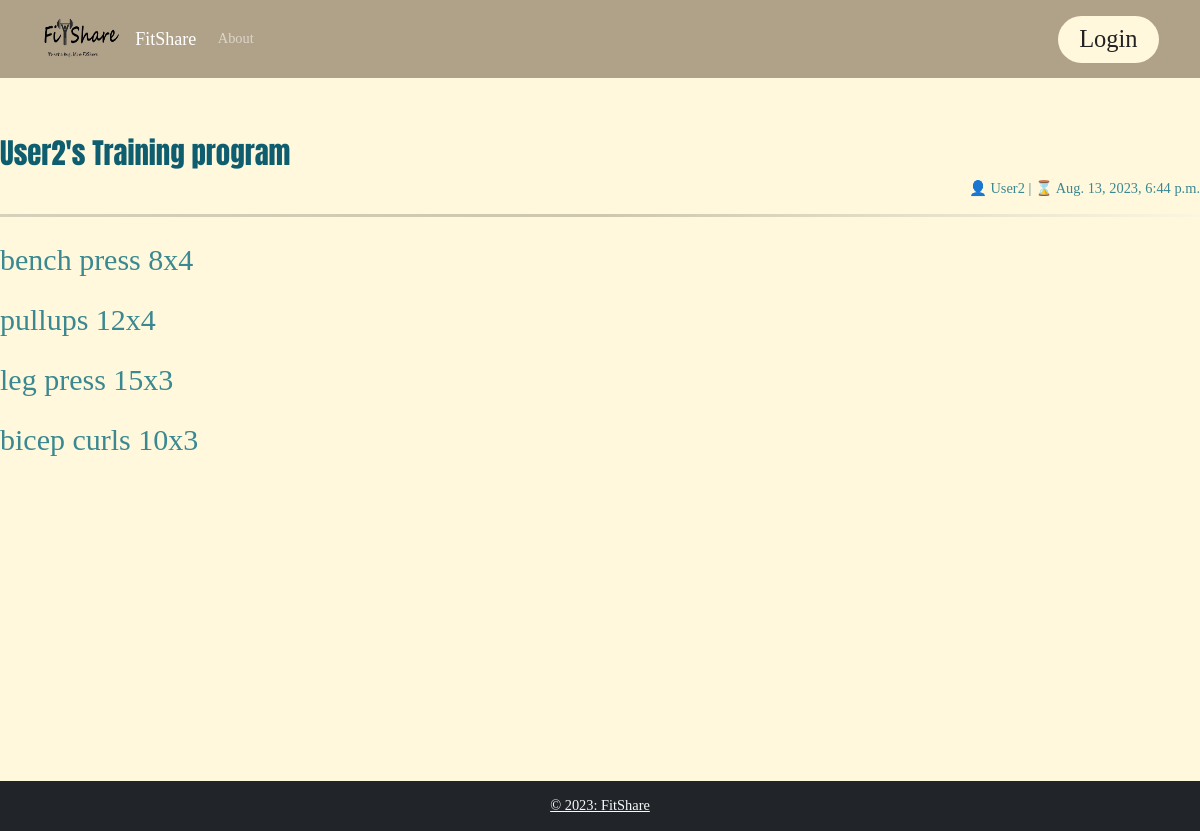
The page /show_program/10 on the database its author committed.
### fitShareApp/models.py (models this page shows, shortened)
class Training_Program(models.Model):
    user_id = models.ForeignKey(User, on_delete=models.CASCADE)
    excercises = models.ManyToManyField(Exercise)
    date = models.DateTimeField(default=timezone.now)
    def __str__(self):
        return f"{self.user_id.name}'s Training program"

class User(models.Model):
    user1 = models.OneToOneField(Custom_user, on_delete=models.CASCADE, null=True)
    name = models.CharField(max_length=100)
    password = models.CharField(max_length=70)
    gender = models.CharField(max_length=20)
    weight = models.CharField(max_length=100)
    height = models.CharField(max_length=100)
    email = models.EmailField(max_length=150, unique=True)

class Exercise(models.Model):
    name = models.CharField(max_length = 150, unique=False)
    sets = models.IntegerField()
    reps = models.IntegerField()
    def __str__(self):
        return f"{self.name} {self.reps}x{self.sets}"

### fitShareApp/views.py (the view)
# urls.py: path('show_program/<str:program_pk>', views.show_program, name="show_program"),
def show_program(request, program_pk):
    try:
        program = Training_Program.objects.get(pk=program_pk)
    except ObjectDoesNotExist:
        raise Http404()
    return render(request, 'show_training_program.html', {'program': program})

### fitShareApp/templates/show_training_program.html
{% extends "base.html" %}
{% load static %}
{% block content %}
<head>
    <link rel="stylesheet" type="text/css" href="{% static 'css/show_training_program.css' %}">
</head>
<main>
    <program>
        <header>
            <h2>{{program}}</h2>
            <div class="footer">
                <p class="nickname"> &#128100; {{program.user_id.name}} | &#8987; {{program.date}} </p>
            </div>
            <hr>
            <div class="exercises">
                {% for exercise in program.excercises.all %}
                    <p class="exercise">{{ exercise }}</p>
                {% endfor %}
            </div>
        </header>
    </program>
</main>
{% endblock %}

### fitShareApp/static/css/base.css (style rules this page uses)
html { font-size: 90%; box-sizing: border-box; }
body { background: #FFF8DC; font-family: "Zilla Slab", serif; }
main { min-height: 78.8vh; }
h2 { font-family: "Anton", sans-serif; color: #0e5e6f; }
p { color: #3a8891; }

### fitShareApp/static/css/show_training_program.css (style rules this page uses)
program { max-width: 70%; margin: 0 auto; }
header { min-height: 40vh; }
.footer { display: flex; justify-content: flex-end; align-items: flex-end; gap: 1rem; }
.footer > * { margin: 0px 0px 0px; }
hr { border: 0; height: 3px; background-image: -webkit-linear-gradient(left, #5b5b5b, #3c3326, #f0f0f0); background-image: -moz-linear-gradient(left, #5b5b5b, #3c3326, #f0f0f0); background-image: -ms-linear-gradient(left, #5b5b5b, #3c3326, #f0f0f0); background-image: -o-linear-gradient(left, #5b5b5b, #3c3326, #f0f0f0); }
.nickname { justify-self: flex-start; }
.exercises { margin-top: 20px; }
.exercise { font-size: 30px; margin: 15px 0; }

### rows shown on the page
Training_Program: user_id.name "User2's Training program", user_id.name "User2", date "Aug. 13, 2023, 6:44 p.m."
Exercise: name+reps+sets "bench press 8x4"
Exercise: name+reps+sets "pullups 12x4"
Exercise: name+reps+sets "leg press 15x3"
Exercise: name+reps+sets "bicep curls 10x3"
